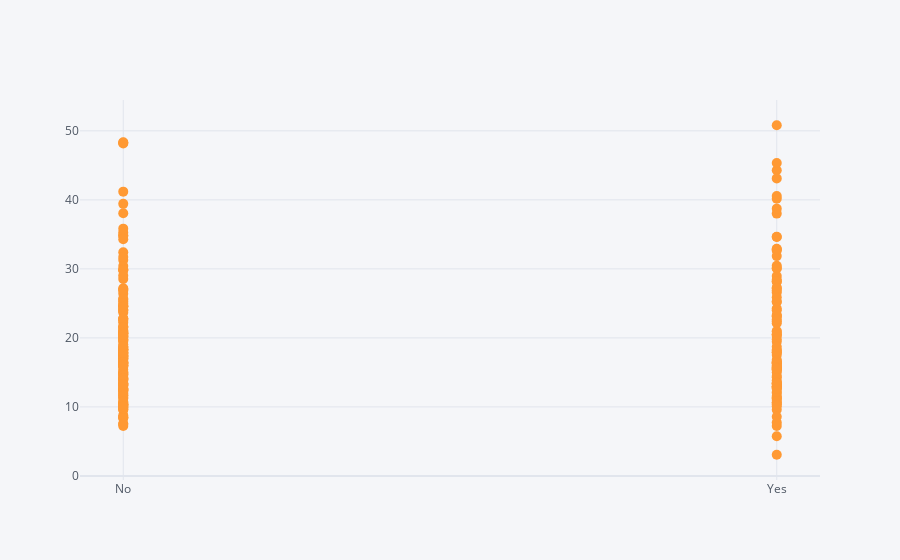

Source (notebook cell):
### Code cell
df.iplot(kind='scatter',mode='markers',x='smoker',y='total_bill',size=10)

### Figure 1 — Plotly figure (JSON) as saved in the notebook; plotly's stock layout.template omitted (floating-point values rounded to 4 significant figures; data arrays with more than 128 entries replaced by an {"elided": "..."} marker saying what was removed)
{"data": [{"line": {"color": "rgba(255, 153, 51, 1.0)", "dash": "solid", "shape": "linear", "width": 1.3}, "marker": {"size": 10, "symbol": "circle"}, "mode": "markers", "name": "total_bill", "text": "", "type": "scatter", "x": {"elided": "244 str values"}, "y": {"elided": "244 float values"}}], "layout": {"legend": {"bgcolor": "#F5F6F9", "font": {"color": "#4D5663"}}, "paper_bgcolor": "#F5F6F9", "plot_bgcolor": "#F5F6F9", "title": {"font": {"color": "#4D5663"}}, "xaxis": {"gridcolor": "#E1E5ED", "showgrid": true, "tickfont": {"color": "#4D5663"}, "title": {"font": {"color": "#4D5663"}, "text": ""}, "zerolinecolor": "#E1E5ED"}, "yaxis": {"gridcolor": "#E1E5ED", "showgrid": true, "tickfont": {"color": "#4D5663"}, "title": {"font": {"color": "#4D5663"}, "text": ""}, "zerolinecolor": "#E1E5ED"}}}
